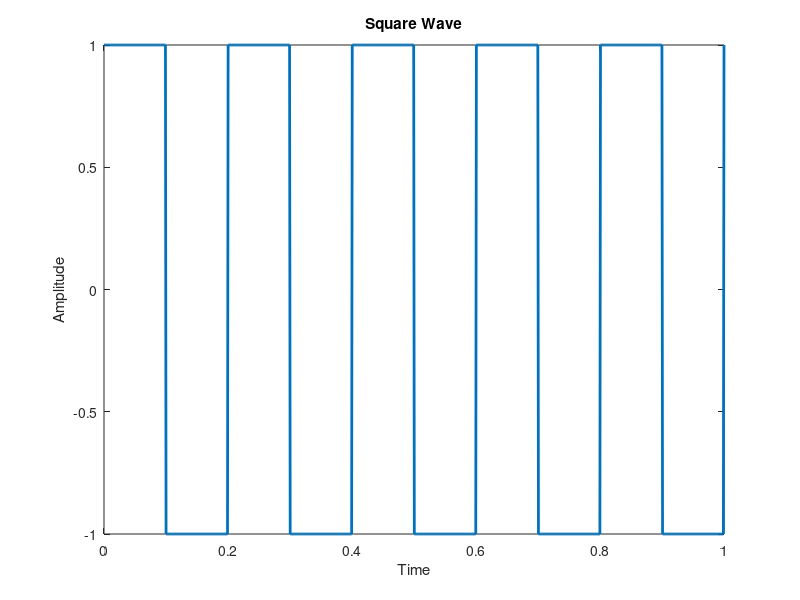
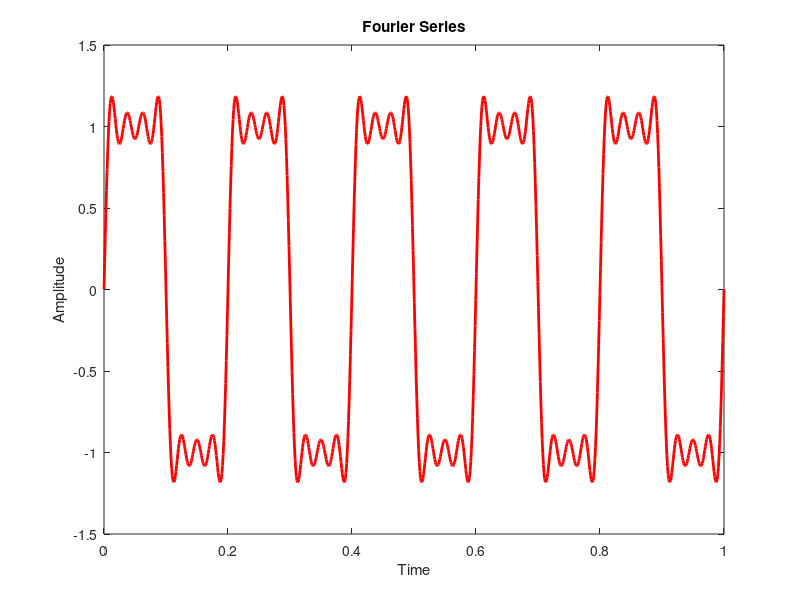
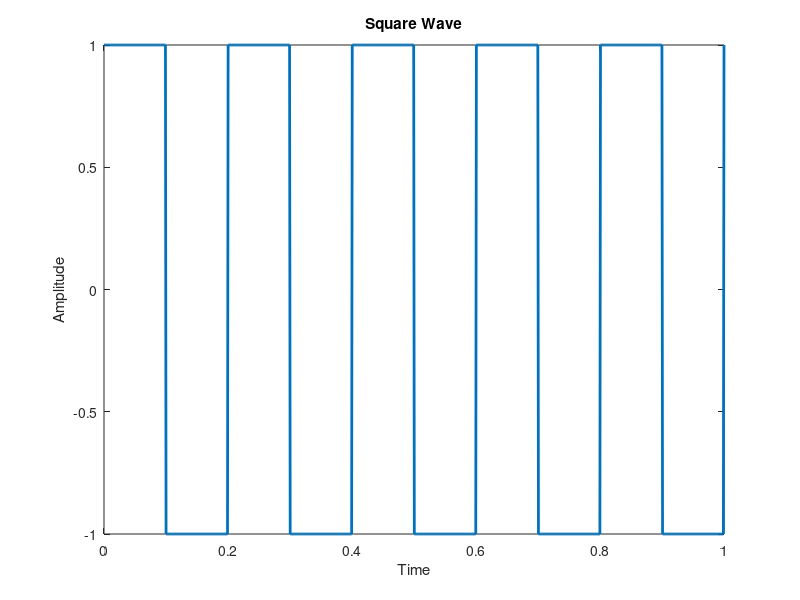
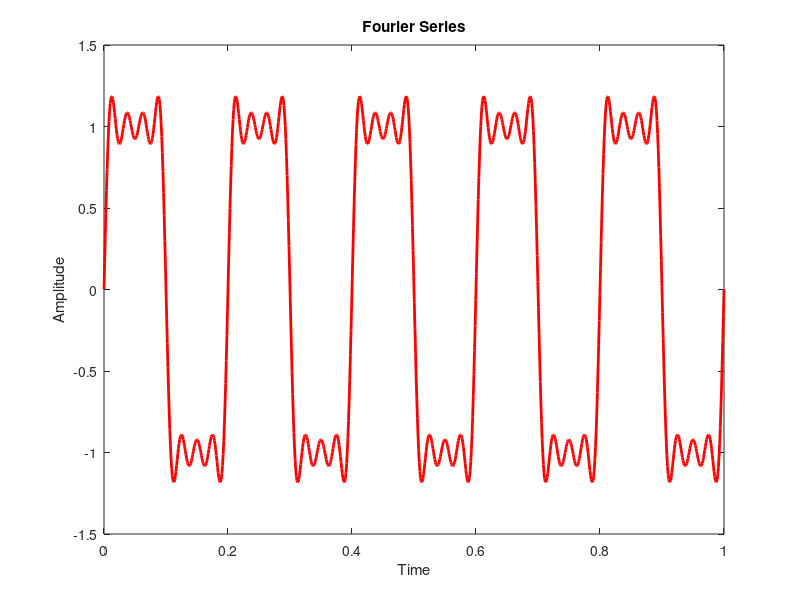

MATLAB code for these plots, in order:
clear all;
clc;

T = 1; % Duration of Signal
N = 4; 
l = [1,2,4,21];

t = linspace(0, T, 1000); %%sampling frequency
f1 = 1 / 5; %% period off sampling 

x = square(2*pi*5*t); %% square wave


a0 = mean(x); % DC 

fourier_series = a0/2;

for k = 1:N
    fourier_series = fourier_series + (sin(2*pi*(2*k-1)*t/f1)/(2*k-1));

end

fourier_series = (fourier_series * 4 ) / pi;


% Squarewave vs FourierSeries 
figure;
plot(t, x, 'LineWidth', 2);
title('Square Wave');
xlabel('Time');
ylabel('Amplitude');



figure
plot(t, fourier_series, 'r', 'LineWidth', 2);
title('Fourier Series');
xlabel('Time');
ylabel("Amplitude");


%%


clear all;
clc;

T = 1; % Duration of Signal
N = 4; 

t = linspace(0, T, 1000); %%sampling frequency
f1 = 1 / 5; %% period off sampling 

x = square(2*pi*5*t); %% square wave


a0 = mean(x); % DC 

fourier_series = a0/2;
mse = a0/2;

for k = 1:N
    fourier_series = fourier_series + (sin(2*pi*(2*k-1)*t/f1)/(2*k-1));

end

fourier_series = (fourier_series * 4 ) / pi;

for l = 1:N
    mse = (mse - fourier_series).*(mse-fourier_series);
end

mse = mse/N;


% Squarewave vs FourierSeries 
figure;
plot(t, x, 'LineWidth', 2);
title('Square Wave');
xlabel('Time');
ylabel('Amplitude');



figure
plot(t, fourier_series, 'r', 'LineWidth', 2);
title('Fourier Series');
xlabel('Time');
ylabel("Amplitude");


figure
plot(t,mse,'b');
